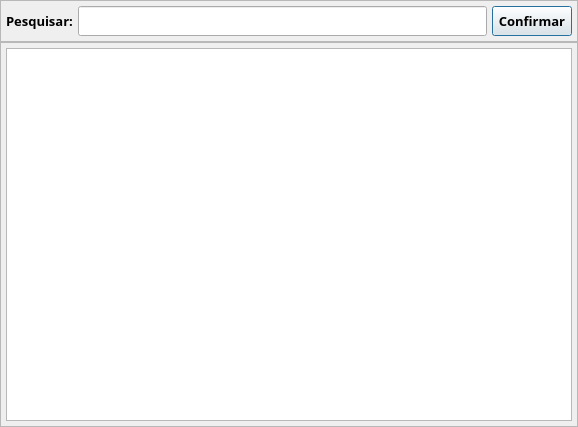
<?xml version="1.0" encoding="UTF-8"?>
<ui version="4.0">
 <class>Pesquisa_Prod</class>
 <widget class="QDialog" name="Pesquisa_Prod">
  <property name="geometry">
   <rect>
    <x>0</x>
    <y>0</y>
    <width>578</width>
    <height>427</height>
   </rect>
  </property>
  <property name="font">
   <font>
    <family>Segoe UI Semibold</family>
    <pointsize>10</pointsize>
    <bold>true</bold>
   </font>
  </property>
  <property name="windowTitle">
   <string>Pesquisa Entradas</string>
  </property>
  <layout class="QVBoxLayout" name="verticalLayout">
   <property name="spacing">
    <number>0</number>
   </property>
   <property name="leftMargin">
    <number>0</number>
   </property>
   <property name="topMargin">
    <number>0</number>
   </property>
   <property name="rightMargin">
    <number>0</number>
   </property>
   <property name="bottomMargin">
    <number>0</number>
   </property>
   <item>
    <widget class="QFrame" name="frm_Filtro">
     <property name="frameShape">
      <enum>QFrame::Shape::StyledPanel</enum>
     </property>
     <property name="frameShadow">
      <enum>QFrame::Shadow::Raised</enum>
     </property>
     <layout class="QHBoxLayout" name="horizontalLayout">
      <property name="spacing">
       <number>5</number>
      </property>
      <property name="leftMargin">
       <number>5</number>
      </property>
      <property name="topMargin">
       <number>5</number>
      </property>
      <property name="rightMargin">
       <number>5</number>
      </property>
      <property name="bottomMargin">
       <number>5</number>
      </property>
      <item>
       <widget class="QLabel" name="lb_Pesquisa">
        <property name="minimumSize">
         <size>
          <width>0</width>
          <height>30</height>
         </size>
        </property>
        <property name="maximumSize">
         <size>
          <width>16777215</width>
          <height>30</height>
         </size>
        </property>
        <property name="text">
         <string>Pesquisar:</string>
        </property>
       </widget>
      </item>
      <item>
       <widget class="QLineEdit" name="txt_Pesquisa">
        <property name="minimumSize">
         <size>
          <width>0</width>
          <height>30</height>
         </size>
        </property>
        <property name="maximumSize">
         <size>
          <width>16777215</width>
          <height>30</height>
         </size>
        </property>
       </widget>
      </item>
      <item>
       <widget class="QPushButton" name="bt_Pesquisa">
        <property name="minimumSize">
         <size>
          <width>0</width>
          <height>30</height>
         </size>
        </property>
        <property name="maximumSize">
         <size>
          <width>16777215</width>
          <height>30</height>
         </size>
        </property>
        <property name="text">
         <string>Confirmar</string>
        </property>
       </widget>
      </item>
     </layout>
    </widget>
   </item>
   <item>
    <widget class="QFrame" name="frm_Lista">
     <property name="frameShape">
      <enum>QFrame::Shape::StyledPanel</enum>
     </property>
     <property name="frameShadow">
      <enum>QFrame::Shadow::Raised</enum>
     </property>
     <layout class="QVBoxLayout" name="verticalLayout_2">
      <property name="spacing">
       <number>5</number>
      </property>
      <property name="leftMargin">
       <number>5</number>
      </property>
      <property name="topMargin">
       <number>5</number>
      </property>
      <property name="rightMargin">
       <number>5</number>
      </property>
      <property name="bottomMargin">
       <number>5</number>
      </property>
      <item>
       <widget class="QTableView" name="tb_Entradas"/>
      </item>
     </layout>
    </widget>
   </item>
  </layout>
 </widget>
 <resources/>
 <connections/>
</ui>
